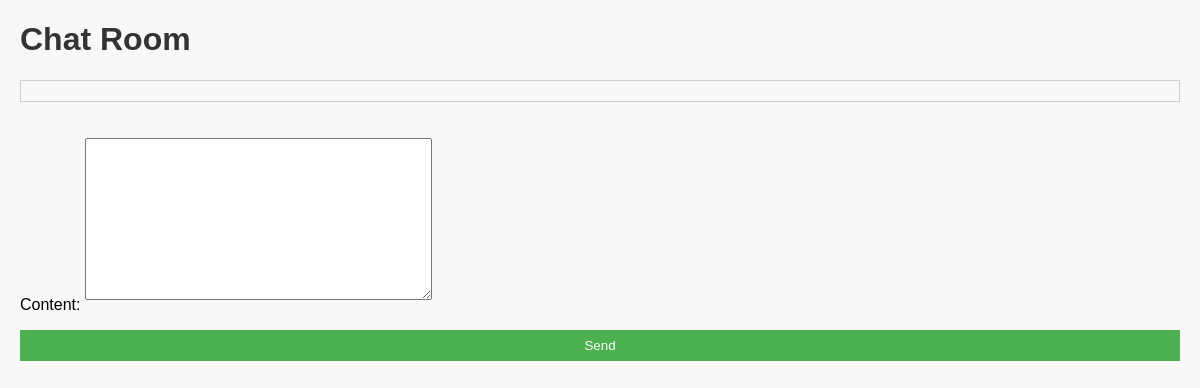
The app's page /chat/, older data.
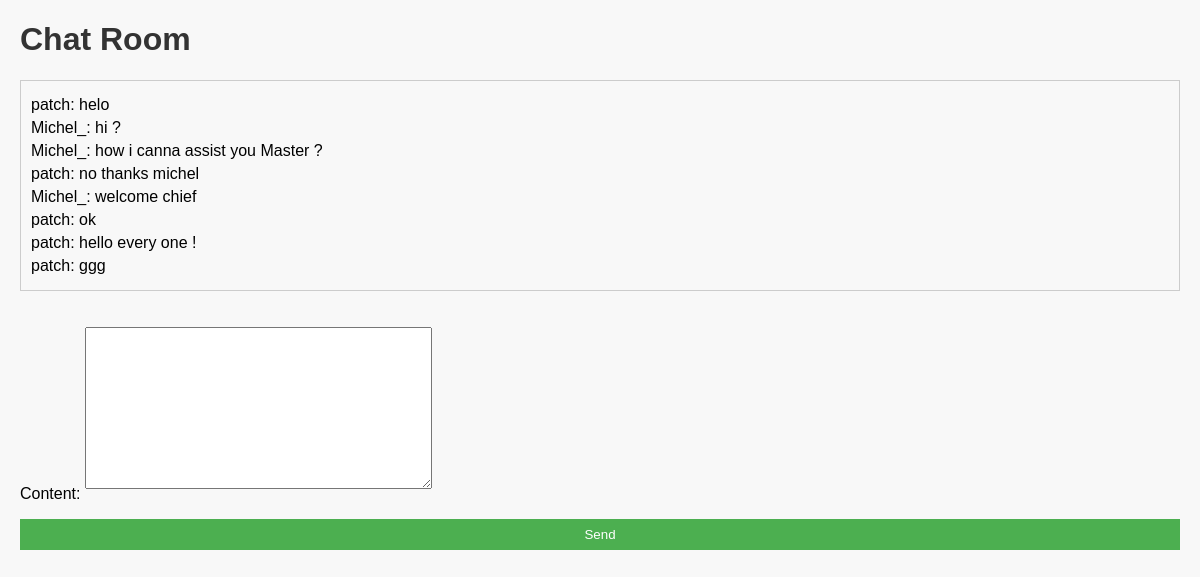
The same page, newer data.
### orderItem/models.py (models this page shows)
class Message(models.Model):
    sender = models.ForeignKey(User, on_delete=models.CASCADE)
    content = models.TextField()
    timestamp = models.DateTimeField(auto_now_add=True)

### orderItem/views.py (the view, shortened to what this page needs)
# urls.py: path('chat/', chat, name='chat'),
def chat(request):
    messages = Message.objects.all()
    form = MessageForm()
    return render(request, 'chat/chat.html', {'messages': messages, 'form': form})

### orderItem/forms.py
class MessageForm(forms.ModelForm):
    class Meta:
        model = Message
        fields = ['content']

### templates/chat/chat.html (shortened to what this page needs)
<!DOCTYPE html>
<html lang="en">
<head>
</head>
<body>
    <h1>Chat Room</h1>
    <div id="chat-messages">
        {% for message in messages %}
            <p>{{ message.sender.username }}: {{ message.content }}</p>
        {% endfor %}
    </div>
    <form method="post" action="{% url 'chat' %}">
        {{ form.as_p }}
        <button type="submit">Send</button>
    </form>
</body>
</html>

### templates/chat/chat.html (style rules this page uses)
body { font-family: 'Arial', sans-serif; background-color: #f8f8f8; margin: 20px; }
h1 { color: #333; }
#chat-messages { border: 1px solid #ccc; padding: 10px; margin-bottom: 20px; max-height: 300px; overflow-y: auto; }
#chat-messages p { margin: 5px 0; }
form { display: flex; flex-direction: column; }
textarea { margin-bottom: 10px; padding: 5px; }
button { background-color: #4CAF50; color: white; padding: 8px; border: none; cursor: pointer; }

Row changes from the older to the newer data that the page shows:
added Message: sender.username "patch", content "helo"
added Message: sender.username "Michel_", content "hi ?"
added Message: sender.username "Michel_", content "how i canna assist you Master ?"
added Message: sender.username "patch", content "no thanks michel"
added Message: sender.username "Michel_", content "welcome chief"
added Message: sender.username "patch", content "ok"
added Message: sender.username "patch", content "hello every one !"
added Message: sender.username "patch", content "ggg"
